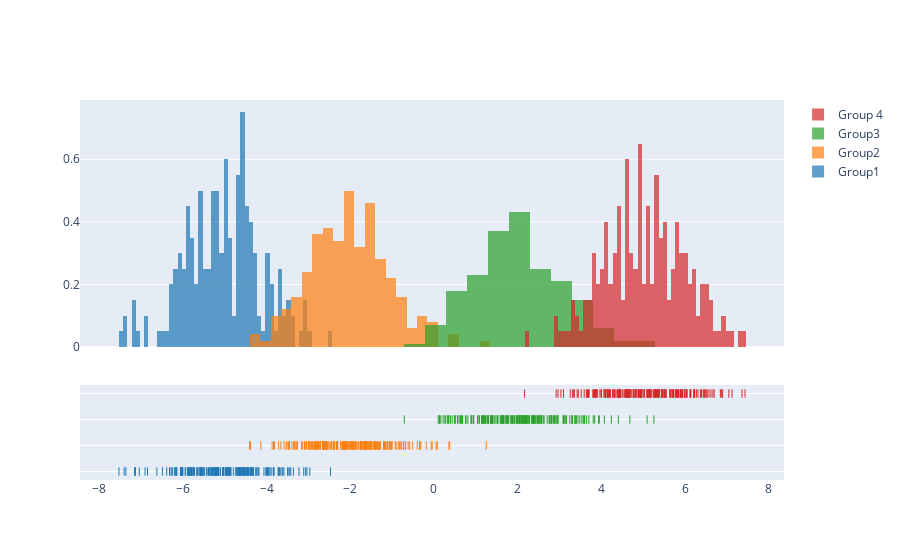

Notebook code cell kept with this figure:
### Code cell
x1 = np.random.randn(200) - 5
x2 = np.random.randn(200) - 2
x3 = np.random.randn(200) + 2
x4 = np.random.randn(200) + 5

hist_data = [x1,x2,x3,x4]
group_labels = ['Group1','Group2','Group3','Group 4']
fig = ff.create_distplot(hist_data,group_labels,
                          bin_size=[.1,.25,.5,.1],
                          show_curve=False)
fig.show()

### Figure 1 — Plotly figure (JSON) as saved in the notebook; plotly's stock layout.template omitted (floating-point values rounded to 4 significant figures; data arrays with more than 128 entries replaced by an {"elided": "..."} marker saying what was removed)
{"data": [{"autobinx": false, "histnorm": "probability density", "legendgroup": "Group1", "marker": {"color": "rgb(31, 119, 180)"}, "name": "Group1", "opacity": 0.7, "type": "histogram", "x": {"elided": "200 float values"}, "xaxis": "x", "xbins": {"end": -2.471, "size": 0.1, "start": -7.525}, "yaxis": "y"}, {"autobinx": false, "histnorm": "probability density", "legendgroup": "Group2", "marker": {"color": "rgb(255, 127, 14)"}, "name": "Group2", "opacity": 0.7, "type": "histogram", "x": {"elided": "200 float values"}, "xaxis": "x", "xbins": {"end": 1.249, "size": 0.25, "start": -4.405}, "yaxis": "y"}, {"autobinx": false, "histnorm": "probability density", "legendgroup": "Group3", "marker": {"color": "rgb(44, 160, 44)"}, "name": "Group3", "opacity": 0.7, "type": "histogram", "x": {"elided": "200 float values"}, "xaxis": "x", "xbins": {"end": 5.255, "size": 0.5, "start": -0.709}, "yaxis": "y"}, {"autobinx": false, "histnorm": "probability density", "legendgroup": "Group 4", "marker": {"color": "rgb(214, 39, 40)"}, "name": "Group 4", "opacity": 0.7, "type": "histogram", "x": {"elided": "200 float values"}, "xaxis": "x", "xbins": {"end": 7.431, "size": 0.1, "start": 2.165}, "yaxis": "y"}, {"legendgroup": "Group1", "marker": {"color": "rgb(31, 119, 180)", "symbol": "line-ns-open"}, "mode": "markers", "name": "Group1", "showlegend": false, "type": "scatter", "x": {"elided": "200 float values"}, "xaxis": "x", "y": {"elided": "200 str values"}, "yaxis": "y2"}, {"legendgroup": "Group2", "marker": {"color": "rgb(255, 127, 14)", "symbol": "line-ns-open"}, "mode": "markers", "name": "Group2", "showlegend": false, "type": "scatter", "x": {"elided": "200 float values"}, "xaxis": "x", "y": {"elided": "200 str values"}, "yaxis": "y2"}, {"legendgroup": "Group3", "marker": {"color": "rgb(44, 160, 44)", "symbol": "line-ns-open"}, "mode": "markers", "name": "Group3", "showlegend": false, "type": "scatter", "x": {"elided": "200 float values"}, "xaxis": "x", "y": {"elided": "200 str values"}, "yaxis": "y2"}, {"legendgroup": "Group 4", "marker": {"color": "rgb(214, 39, 40)", "symbol": "line-ns-open"}, "mode": "markers", "name": "Group 4", "showlegend": false, "type": "scatter", "x": {"elided": "200 float values"}, "xaxis": "x", "y": {"elided": "200 str values"}, "yaxis": "y2"}], "layout": {"barmode": "overlay", "hovermode": "closest", "legend": {"traceorder": "reversed"}, "xaxis": {"anchor": "y2", "domain": [0, 1], "zeroline": false}, "yaxis": {"anchor": "free", "domain": [0.35, 1], "position": 0}, "yaxis2": {"anchor": "x", "domain": [0, 0.25], "dtick": 1, "showticklabels": false}}}
